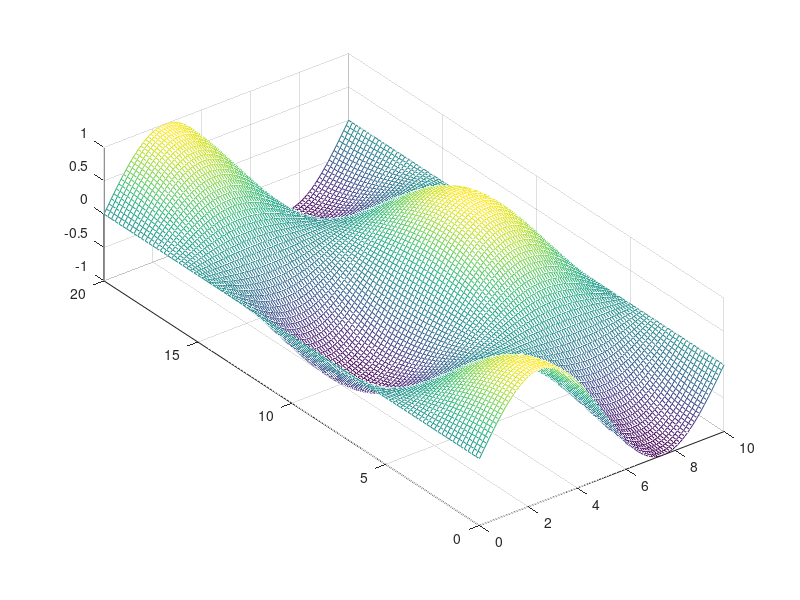

Write the MATLAB code that produced this figure. (Note: this script raises an error after producing the figure.)
clc
clear
close all

printfigure = 1;

Length_x = 10;  
Length_y = 20;  
Time = 200;   % Zetiraum
step_length_x = 0.1;
step_length_y = 0.2;
step_time = 1;
x = 0 : step_length_x : Length_x;
y = 0 : step_length_y : Length_y;
t = 0 : step_time : Time;
N_length_x = length(x);
N_length_y = length(y);
N_time = length(t);

k = 0.1;  % Waermeleitfaehigkeit in cm^2/s

N = 10;  % Grad
lambda = 0 : pi / Length_x : N * pi / Length_x;
sigma = 0 : pi / Length_y : N * pi / Length_y;

f = zeros(N_time, N_length_x, N_length_y);  % Temperaturmatrix
for i = 1 : N_length_x
    for j = 1 : N_length_y
        f(1,i,j) = sin(x(i) / Length_x * 2 * pi) * cos(y(j) / Length_y * 2 * pi);
    end
end

[Y,X] = meshgrid(y,x);
mesh(X,Y,squeeze(f(1,:,:)));
caxis([-1 1])
pbaspect([1 Length_y/Length_x 0.5])
setmesh('Initial Condition','$x$','$y$','$f$','T_2D_homo_modal_inital_condition',printfigure)

phi = zeros(N + 1, N_length_x);  % Eigenfunktionen
psi = zeros(N + 1, N_length_y);  % Eigenfunktionen
T = zeros(N + 1, N + 1, N_time);  % Gewichtung

phi(1,:) = sqrt(1 / Length_x);
for i = 2 : N + 1
    for n = 1 : N_length_x
        phi(i, n) = sqrt(2 / Length_x) * cos(lambda(i) * x(n));
    end
end
psi(1,:) = sqrt(1 / Length_y);
for i = 2 : N + 1
    for n = 1 : N_length_y
        psi(i, n) = sqrt(2 / Length_y) * cos(sigma(i) * y(n));
    end
end

figure
for i = 1 : N + 1
    plot(x,phi(i,:))
    hold on
end
txt = ['$G = ',num2str(N),'$'];
TEXT = text(8,0.4,txt,'FontSize',30);
set(TEXT,'Interpreter','latex')
setplt('Eigenfunctions $\varphi$','$x$','$value$','T_2D_homo_modal_Eigenfunctions_phi',printfigure)

figure
for i = 1 : N + 1
    plot(y,psi(i,:))
    hold on
end
txt = ['$G = ',num2str(N),'$'];
TEXT = text(16,0.3,txt,'FontSize',30);
set(TEXT,'Interpreter','latex')
setplt('Eigenfunctions $\psi$','$y$','$value$','T_2D_homo_modal_Eigenfunctions_psi',printfigure)

for i = 1 : N + 1
    for j = 1 : N + 1
        T(i, j, 1) = 0;
        for n = 1 : N_length_x
            for m = 1 : N_length_y
                T(i, j, 1) = T(i, j, 1) + f(1,n,m) * phi(i, n) * psi(j, m) * step_length_x * step_length_y;
            end
        end
    end
end

for i = 1 : N + 1
    for j = 1 : N + 1
        for n = 2 : N_time
            T(i, j, n) = (1 - step_time * k * (lambda(i)^2 + sigma(j)^2))^(n - 1) * T(i, j, 1);
        end
    end
end

f = zeros(N_time, N_length_x, N_length_y);  % Temperaturmatrix
for n = 1 : N_time
    for i = 1 : N + 1
        for j = 1 : N + 1
            for x_direction = 1 : N_length_x
                for y_direction = 1 : N_length_y
                    f(n,x_direction,y_direction) = f(n,x_direction,y_direction) + T(i,j,n) * phi(i,x_direction) * psi(j,y_direction);
                end
            end
        end
    end
end

figure
for n = 1 : 5 : N_time
    mesh(X,Y,squeeze(f(n,:,:)))
    zlim([-1.5 1.5])
    pbaspect([1 Length_y/Length_x 0.5])
    setmesh('Temperature Distribution','$x$','$y$','$f$','T_2D_homo_modal',0)
    set(gcf,'outerposition',get(0,'screensize'));
    txt = ['$t = ',num2str((n-1)*step_time),'$'];
    TEXT = text(8,0,0.6,txt,'FontSize',30);
    set(TEXT,'Interpreter','latex')
    txt = ['$G = ',num2str(N),'$'];
    TEXT = text(8,0,1.5,txt,'FontSize',30);
    set(TEXT,'Interpreter','latex')
    caxis([-1 1])
    drawnow
    frame=getframe(gcf);
    imind=frame2im(frame);
    [imind,cm] = rgb2ind(imind,256);
    if printfigure == 1
        if n==1
             imwrite(imind,cm,'T_2D_homo_modal.gif','gif', 'Loopcount',inf,'DelayTime',1e-6);
        else
             imwrite(imind,cm,'T_2D_homo_modal.gif','gif','WriteMode','append','DelayTime',1e-6);
        end
    end
end

figure
for n = 1 : 6
    a = round((N_time - 1) / 5 * (n - 1)) + 1;
    mesh(X,Y,squeeze(f(a,:,:)))
    zlim([-1.5 1.5])
    pbaspect([1 Length_y/Length_x 0.5])
    caxis([-1 1])
    set(gcf,'outerposition',get(0,'screensize'));
    txt = ['$t = ',num2str(t(a)),'$'];
    TEXT = text(8,0,0.6,txt,'FontSize',30);
    set(TEXT,'Interpreter','latex')
    txt = ['$G = ',num2str(N),'$'];
    TEXT = text(8,0,1.5,txt,'FontSize',30);
    set(TEXT,'Interpreter','latex')
    drawnow
    name = ['T_2D_homo_modal_shot_',num2str(n)];
    setmesh('Temperature Distribution','$x$','$y$','$T$',name,printfigure)
end

